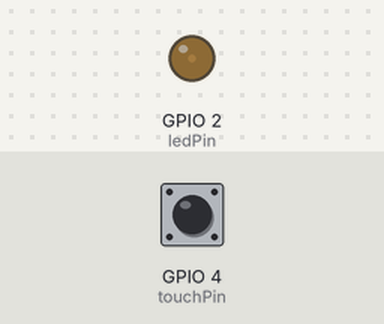
Simulated run of this sketch. Board: ESP32. On the bench: output pins drawn as LEDs (lit = HIGH). The test bench sets the inputs (shaded band); at power-on: GPIO 4 (touchPin) HIGH.

Above: at 0.05 s.
At 0.3 s:
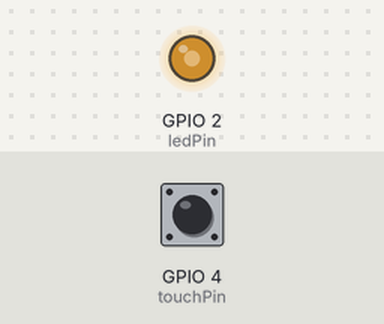
At 0.45 s:
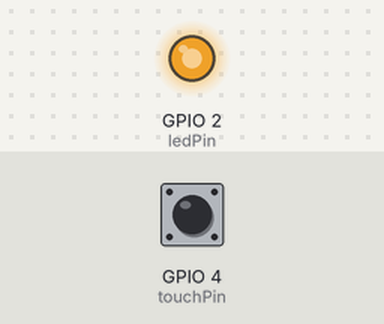
At 0.85 s:
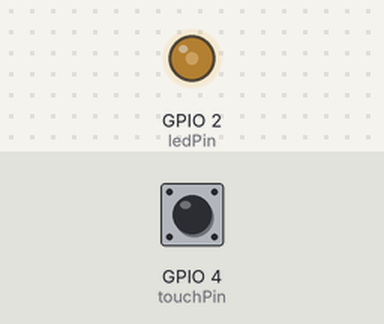
Timing chart, 0 to 3.0 s (numbered marks = the images above):
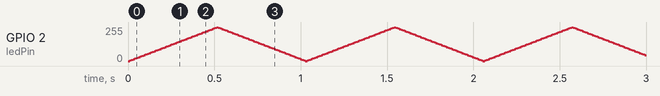

The sketch:

touch_pwm_speed.ino
```cpp
const int touchPin = T0;
const int ledPin = 2;

// 触摸防抖
bool lastTouch = false;
unsigned long debounceTime = 50;
unsigned long lastDebounce = 0;

// 呼吸档位
int speedLevel = 1; // 1/2/3三档
int step1 = 5;  // 1档慢速步长
int step2 = 12; // 2档中速
int step3 = 20; // 3档快速
int brightness = 0;
int fadeStep = 5;

void setup() {
  pinMode(ledPin, OUTPUT);
  Serial.begin(9600);
}

void loop() {
  unsigned long now = millis();
  bool currentTouch = touchRead(touchPin) > 300;

  // 触摸切换档位逻辑
  if ((currentTouch != lastTouch) && (now - lastDebounce > debounceTime)) {
    lastDebounce = now;
    if (currentTouch && !lastTouch) {
      // 档位循环 1→2→3→1
      speedLevel++;
      if (speedLevel > 3) speedLevel = 1;
      // 根据档位修改呼吸步长
      switch(speedLevel){
        case 1: fadeStep = step1; break;
        case 2: fadeStep = step2; break;
        case 3: fadeStep = step3; break;
      }
    }
  }
  lastTouch = currentTouch;

  // PWM呼吸灯逻辑
  analogWrite(ledPin, brightness);
  brightness += fadeStep;
  if (brightness >= 255 || brightness <= 0) {
    fadeStep = -fadeStep;
  }
  delay(10);
}
```
